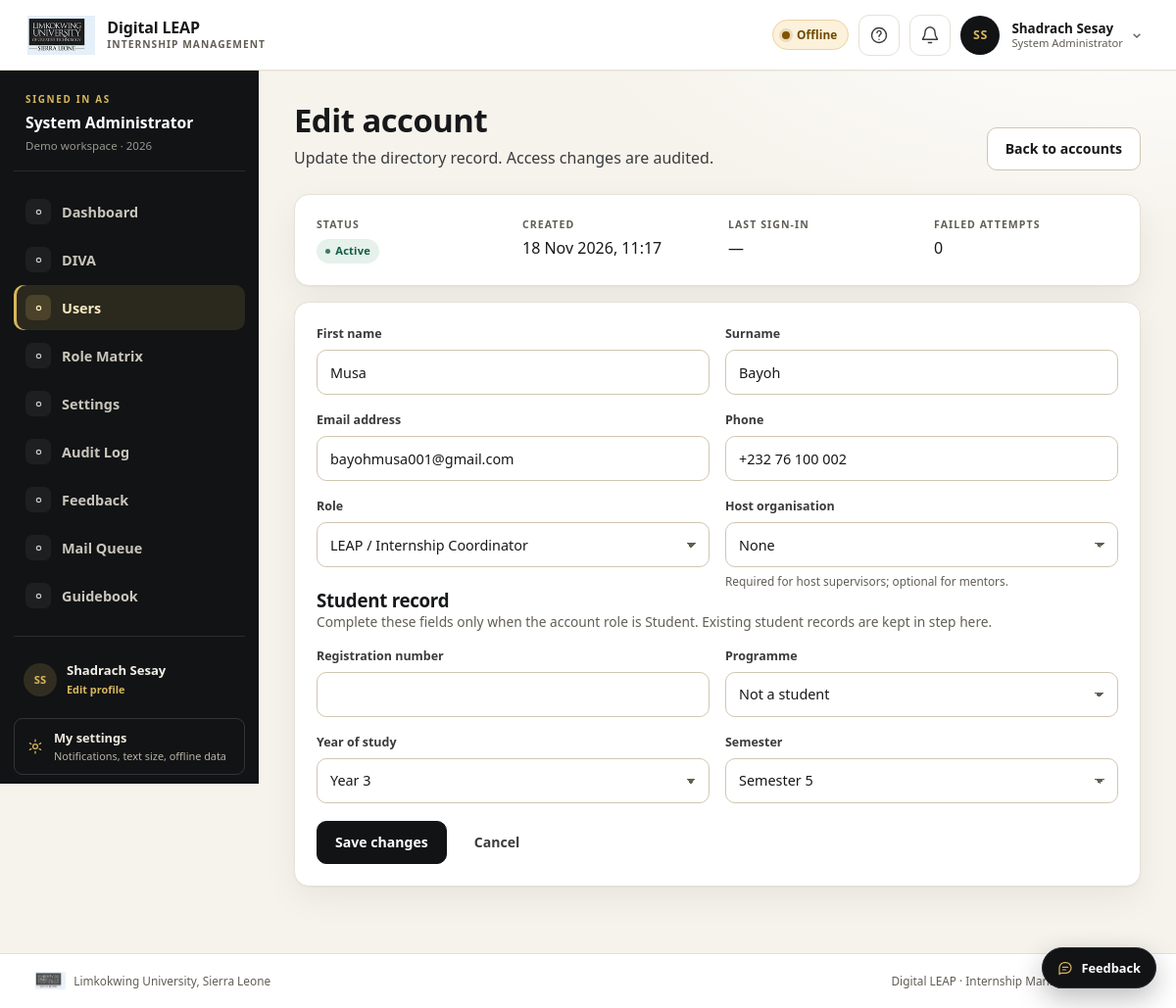
Page /digital-leap/index.php?r=admin/users/form&id=2 (signed in) on the committed database.
### tables this page shows
CREATE TABLE users (
  user_id           INT UNSIGNED NOT NULL AUTO_INCREMENT,
  role_id           TINYINT UNSIGNED NOT NULL,
  organisation_id   INT UNSIGNED NULL,
  first_name        VARCHAR(60)  NOT NULL,
  last_name         VARCHAR(60)  NOT NULL,
  email             VARCHAR(120) NOT NULL,
  phone             VARCHAR(25)  NULL,
  password_hash     VARCHAR(255) NULL,
  status            ENUM('invited','active','suspended') NOT NULL DEFAULT 'invited',
  must_change_password TINYINT(1) NOT NULL DEFAULT 0,
  failed_attempts   TINYINT UNSIGNED NOT NULL DEFAULT 0,
  locked_until      DATETIME NULL,
  last_login_at     DATETIME NULL,
  created_at        DATETIME NOT NULL DEFAULT CURRENT_TIMESTAMP,
  updated_at        DATETIME NOT NULL DEFAULT CURRENT_TIMESTAMP ON UPDATE CURRENT_TIMESTAMP,
  PRIMARY KEY (user_id),
  UNIQUE KEY uq_users_email (email),
  KEY idx_users_role (role_id, status),
  KEY idx_users_org (organisation_id),
  CONSTRAINT fk_users_role FOREIGN KEY (role_id) REFERENCES roles (role_id),
  CONSTRAINT fk_users_org FOREIGN KEY (organisation_id) REFERENCES organisation (org_id) ON DELETE SET NULL
);

CREATE TABLE roles (
  role_id     TINYINT UNSIGNED NOT NULL AUTO_INCREMENT,
  role_key    VARCHAR(30)  NOT NULL,
  role_name   VARCHAR(60)  NOT NULL,
  description VARCHAR(255) NULL,
  created_at  DATETIME NOT NULL DEFAULT CURRENT_TIMESTAMP,
  PRIMARY KEY (role_id),
  UNIQUE KEY uq_roles_key (role_key)
);

### digital-leap/app/Views/admin/user_form.php (the view, shortened to what the rows shown need)
<?php
$isSelf = $user !== null && (int) $user['user_id'] === (int) \Leap\Core\Auth::id();
$currentRole = $user === null ? 0 : (int) $user['role_id'];
?>
<div class="page-head">
    <div>
        <h1><?= $user ? 'Edit account' : 'Create account' ?></h1>
        <p><?= $user ? 'Update the directory record. Access changes are audited.' : 'Host supervisors are invited by email; every other role receives an initial password.' ?></p>
    </div>
    <div class="page-actions"><a class="btn btn-outline" href="<?= e(url('admin/users')) ?>">Back to accounts</a></div>
</div>
<?php if ($user !== null): ?>
    <div class="card">
        <div class="detail-grid">
            <div><span class="detail-label">Status</span><div><?= status_badge($user['status']) ?></div></div>
            <div><span class="detail-label">Created</span><div><?= e(fmt_dt($user['created_at'])) ?></div></div>
            <div><span class="detail-label">Last sign-in</span><div><?= e(fmt_dt($user['last_login_at'])) ?></div></div>
            <div><span class="detail-label">Failed attempts</span><div><?= (int) $user['failed_attempts'] ?></div></div>
        </div>
    </div>
<?php endif; ?>
<div class="card">
    <form method="post" action="<?= e(url('admin/users/save')) ?>">
        <div class="form-grid">
            <div class="field">
                <label for="first_name">First name</label>
                <input id="first_name" name="first_name" type="text" maxlength="60" value="<?= e($user['first_name'] ?? '') ?>" required>
            </div>
            <div class="field">
                <label for="last_name">Surname</label>
                <input id="last_name" name="last_name" type="text" maxlength="60" value="<?= e($user['last_name'] ?? '') ?>" required>
            </div>
            <div class="field">
                <label for="email">Email address</label>
                <input id="email" name="email" type="email" maxlength="120" value="<?= e($user['email'] ?? '') ?>" required>
            </div>
            <div class="field">
                <label for="phone">Phone</label>
                <input id="phone" name="phone" type="tel" maxlength="25" value="<?= e($user['phone'] ?? '') ?>">
            </div>
            <div class="field">
                <label for="role_id">Role</label>
                <?php if ($isSelf): ?>
                    <input type="hidden" name="role_id" value="<?= $currentRole ?>">
                    <input type="text" value="<?= e((string) \Leap\Core\Database::val('SELECT role_name FROM roles WHERE role_id = ?', [$currentRole])) ?>" disabled>
                    <span class="hint">Your own role cannot be changed.</span>
                <?php else: ?>
                    <select id="role_id" name="role_id" required>
                        <?php foreach ($roles as $role): ?>
                            <option value="<?= (int) $role['role_id'] ?>"<?= selected($currentRole, (int) $role['role_id']) ?>><?= e($role['role_name']) ?></option>
                        <?php endforeach; ?>
                    </select>
                <?php endif; ?>
            </div>
            <div class="field">
                <label for="organisation_id">Host organisation</label>
                <select id="organisation_id" name="organisation_id">
                    <option value="0">None</option>
                </select>
                <span class="hint">Required for host supervisors; optional for mentors.</span>
            </div>
        </div>
        <h2 class="section-title">Student record</h2>
        <p class="section-note">Complete these fields only when the account role is Student. Existing student records are kept in step here.</p>
        <div class="form-grid">
            <div class="field">
                <label for="reg_no">Registration number</label>
                <input id="reg_no" name="reg_no" type="text" maxlength="20" value="<?= e($student['reg_no'] ?? '') ?>">
            </div>
            <div class="field">
                <label for="programme">Programme</label>
                <select id="programme" name="programme">
                    <option value="">Not a student</option>
                </select>
            </div>
            <div class="field">
                <label for="level">Year of study</label>
                <?php $currentYear = (string) ($student['level'] ?? 'Year 3'); ?>
                <select id="level" name="level">
                    <?php foreach (['Year 1', 'Year 2', 'Year 3', 'Year 4'] as $year): ?>
                        <option value="<?= e($year) ?>"<?= selected($currentYear, $year) ?>><?= e($year) ?></option>
                    <?php endforeach; ?>
                </select>
            </div>
            <div class="field">
                <label for="semester">Semester</label>
                <?php
                $currentSemester = (string) ($student['semester'] ?? 'Semester 5');
                $semesters = ['Semester 1', 'Semester 2', 'Semester 3', 'Semester 4', 'Semester 5', 'Semester 6', 'Semester 7', 'Semester 8'];
                ?>
                <select id="semester" name="semester">
                    <?php foreach ($semesters as $sem): ?>
                        <option value="<?= e($sem) ?>"<?= selected($currentSemester, $sem) ?>><?= e($sem) ?></option>
                    <?php endforeach; ?>
                </select>
            </div>
        </div>
        <div class="form-actions">
            <button class="btn" type="submit"><?= $user ? 'Save changes' : 'Create account' ?></button>
            <a class="btn btn-quiet" href="<?= e(url('admin/users')) ?>">Cancel</a>
        </div>
    </form>
</div>

### digital-leap/app/helpers.php (shortened to what the rows shown need)
<?php
function e($value): string
{
    return htmlspecialchars((string) ($value ?? ''), ENT_QUOTES, 'UTF-8');
}
function url(string $route = '', array $params = []): string
{
    $base = $GLOBALS['base'] ?? '';
    $query = ['r' => $route] + $params;
    return $base . '/index.php?' . http_build_query($query);
}
function asset(string $path): string
{
    $path = ltrim($path, '/');
    $file = BASE_PATH . '/public/assets/' . $path;
    $version = is_file($file) ? '?v=' . filemtime($file) : '';
    return ($GLOBALS['base'] ?? '') . '/public/assets/' . $path . $version;
}
function qget(string $key, $default = null)
{
    return $_GET[$key] ?? $default;
}
function fmt_dt(?string $value): string
{
    if ($value === null || $value === '') {
        return '—';
    }
    $ts = strtotime($value);
    return $ts ? date('d M Y, H:i', $ts) : '—';
}
function status_badge(?string $status): string
{
    $key = strtolower((string) $status);
    $map = [
        'draft' => 'muted', 'proposed' => 'warn', 'pending' => 'warn', 'invited' => 'warn',
        'submitted' => 'info', 'shortlisted' => 'info', 'scheduled' => 'info',
        'approved' => 'ok', 'active' => 'ok', 'completed' => 'ok', 'signed' => 'ok',
        'published' => 'ok', 'assessed' => 'ok', 'mentor_reviewed' => 'ok', 'allocated' => 'ok',
        'returned' => 'bad', 'rejected' => 'bad', 'failed' => 'bad', 'missed' => 'bad',
        'terminated' => 'bad', 'suspended' => 'bad', 'withdrawn' => 'muted',
        'moderated' => 'info', 'queued' => 'warn', 'sent' => 'ok', 'cancelled' => 'muted',
        'expired' => 'bad', 'none' => 'muted', 'inactive' => 'muted',
    ];
    $tone = $map[$key] ?? 'muted';
    return '<span class="badge badge-' . $tone . '">' . e(ucwords(str_replace('_', ' ', $key))) . '</span>';
}
function initials(string $first, string $last): string
{
    return strtoupper(substr($first, 0, 1) . substr($last, 0, 1));
}
function avatar_file(int $userId): ?string
{
    $dir = STORAGE_PATH . '/uploads/avatars';
    foreach (['jpg', 'jpeg', 'png', 'webp'] as $ext) {
        $path = $dir . '/' . $userId . '.' . $ext;
    }
    return null;
}
function avatar_url(?array $user = null): ?string
{
    $id = (int) ($user['user_id'] ?? \Leap\Core\Auth::id());
    $file = avatar_file($id);
    if ($file === null) {
        return null;
    }
    return url('avatar', ['u' => $id, 'v' => filemtime($file) . '-' . filesize($file)]);
}
function avatar_html(array $user, string $class = 'chat-avatar'): string
{
    $id = (int) ($user['user_id'] ?? 0);
    $first = (string) ($user['first_name'] ?? '');
    $last = (string) ($user['last_name'] ?? '');
    $file = $id > 0 && \Leap\Controllers\ProfileController::canViewAvatar($id) ? avatar_file($id) : null;
    return '<span class="' . e($class) . '" aria-hidden="true">' . e(initials($first, $last)) . '</span>';
}
function selected($value, $expected): string
{
    return (string) $value === (string) $expected ? ' selected' : '';
}

### digital-leap/app/Views/layout.php (shortened to what the rows shown need)
<?php
$user = Auth::user();
$route = (string) ($_GET['r'] ?? '');
$unread = 0;
if ($user !== null) {
    $unread = (int) Database::val('SELECT COUNT(*) FROM notification WHERE user_id = ? AND is_read = 0', [(int) $user['user_id']]);
}
$prefUid = $user === null ? 0 : (int) $user['user_id'];
$textSize = Preference::textSize($prefUid);
$calmMotion = Preference::reduceMotion($prefUid);
$nav = $user === null ? [] : nav_items();
$avatarUrl = $user === null ? null : avatar_url($user);
$authRoutes = ['login', 'register', 'forgot', 'reset', 'token/supervisor'];
$isAuthPage = $user === null && in_array($route, $authRoutes, true);
?>
<!doctype html>
<html lang="en" data-text-size="<?= e($textSize) ?>"<?= $calmMotion ? ' data-reduce-motion="on"' : '' ?>>
<head>
<link rel="stylesheet" href="<?= e(asset('css/app.css')) ?>">
</head>
<body class="<?= $user !== null ? 'app-shell' : ($isAuthPage ? 'auth-shell' : 'landing-shell') ?>" data-role="<?= e($user !== null ? (string) Auth::role() : 'guest') ?>" data-page="<?= e($route) ?>">
<?php if ($user !== null): ?>
<header class="topbar">
    <div class="topbar-left">
        <a class="brand" href="<?= e(url('dashboard')) ?>" data-tour="brand">
            <img class="brand-logo" src="<?= e(asset('img/limkokwing-logo.png')) ?>" alt="Limkokwing University of Creative Technology, Sierra Leone">
            <span class="brand-text">Digital LEAP<small>Internship Management</small></span>
        </a>
    </div>
    <div class="topbar-right">
        <p class="net-pill" data-net-status data-state="online" role="status" aria-live="polite">
            <span class="net-dot" aria-hidden="true"></span><span class="net-text">Online</span>
        </p>
        <button class="icon-btn tour-trigger" type="button" data-tour-start aria-label="Take a guided tour" title="Take a guided tour">
            <svg viewBox="0 0 24 24" aria-hidden="true"><circle cx="12" cy="12" r="9"/><path d="M9.5 9a2.5 2.5 0 1 1 4 2c-.9.7-1.5 1.2-1.5 2.5"/><path d="M12 17h.01"/></svg>
        </button>
        <div class="menu-wrap">
            <button class="icon-btn bell-btn" type="button" data-notif-toggle aria-expanded="false" aria-controls="notif-panel" aria-label="Notifications<?= $unread > 0 ? ', ' . $unread . ' unread' : '' ?>" data-tour="notifications">
                <svg viewBox="0 0 24 24" aria-hidden="true"><path d="M18 8a6 6 0 0 0-12 0c0 7-3 7-3 9h18c0-2-3-2-3-9"/><path d="M10 21h4"/></svg>
            </button>
        </div>
        <div class="menu-wrap user-chip" data-tour="profile">
            <a class="avatar-link" href="<?= e(url('profile')) ?>" aria-label="Open my profile to edit details and profile photo">
                <?php if ($avatarUrl !== null): ?>
                    <img class="avatar avatar-img" src="<?= e($avatarUrl) ?>" alt="">
                <?php else: ?>
                    <span class="avatar" aria-hidden="true"><?= e(initials((string) $user['first_name'], (string) $user['last_name'])) ?></span>
                <?php endif; ?>
            </a>
            <button class="user-menu-toggle" type="button" data-user-toggle aria-expanded="false" aria-controls="user-menu">
                <span class="user-meta">
                    <strong><?= e($user['first_name'] . ' ' . $user['last_name']) ?></strong>
                    <small><?= e($user['role_name']) ?></small>
                </span>
                <svg class="menu-caret" viewBox="0 0 24 24" aria-hidden="true"><path d="m7 10 5 5 5-5"/></svg>
            </button>
        </div>
    </div>
</header>
<div class="shell">
    <aside class="sidebar" id="sidebar">
        <div class="sidebar-role">
            <span class="sidebar-role-label">Signed in as</span>
            <strong><?= e($user['role_name']) ?></strong>
            <span class="sidebar-role-sub">Demo workspace · <?= e(date('Y')) ?></span>
        </div>
        <nav aria-label="Main navigation" data-tour="nav">
            <?php foreach ($nav as [$href, $label]): ?>
                <?php $isActive = $route === $href || str_starts_with($route, $href . '/'); ?>
                <a href="<?= e(url($href)) ?>" class="<?= $isActive ? 'active' : '' ?>"<?= $isActive ? ' aria-current="page"' : '' ?>>
                    <span class="nav-ico" aria-hidden="true"><svg viewBox="0 0 24 24"><?= $navIcons[$href] ?? '<circle cx="12" cy="12" r="3"/>' ?></svg></span>
                    <span><?= e($label) ?></span>
                </a>
            <?php endforeach; ?>
        </nav>
        <div class="sidebar-foot">
            <a class="sidebar-profile" href="<?= e(url('profile')) ?>">
                <?= avatar_html(['user_id' => (int) ($user['user_id'] ?? 0), 'first_name' => (string) $user['first_name'], 'last_name' => (string) $user['last_name']], 'sidebar-avatar') ?>
                <span><?= e($user['first_name'] . ' ' . $user['last_name']) ?><small>Edit profile</small></span>
            </a>
            <a class="sidebar-settings" href="<?= e(url('settings')) ?>">
                <svg viewBox="0 0 24 24" aria-hidden="true"><circle cx="12" cy="12" r="3.2"/><path d="M12 2.8v2.4M12 18.8v2.4M4.5 7.5l2 1.2M17.5 15.3l2 1.2M4.5 16.5l2-1.2M17.5 8.7l2-1.2"/></svg>
                <span>My settings<small>Notifications, text size, offline data</small></span>
            </a>
        </div>
    </aside>
    <main id="main" class="main">
        <?= $content ?>
    </main>
</div>
<?php endif; ?>
</body>
</html>

### rows in the picture
users: first_name+last_name "SS", first_name+last_name "Shadrach Sesay", role.role_name "System Administrator", initials($first, $last) "SS"
users: status "Active", created_at "18 Nov 2026, 11:17", last_login_at "—", failed_attempts "0", first_name "Musa", last_name "Bayoh", email "bayohmusa001@gmail.com", phone "+232 76 100 002"

### other values in the picture
$label "Dashboard"
$label "DIVA"
$label "Users"
$label "Role Matrix"
$label "Settings"
$label "Audit Log"
$label "Feedback"
$label "Mail Queue"
$label "Guidebook"
form field role_id "LEAP / Internship Coordinator"
form field level "Year 3"
form field semester "Semester 5"
